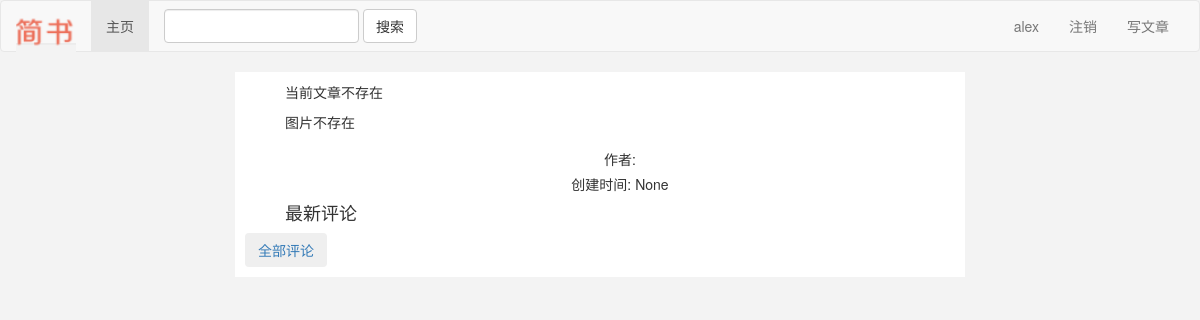
Page /jianshu/52/ (signed in) on the earlier database version.
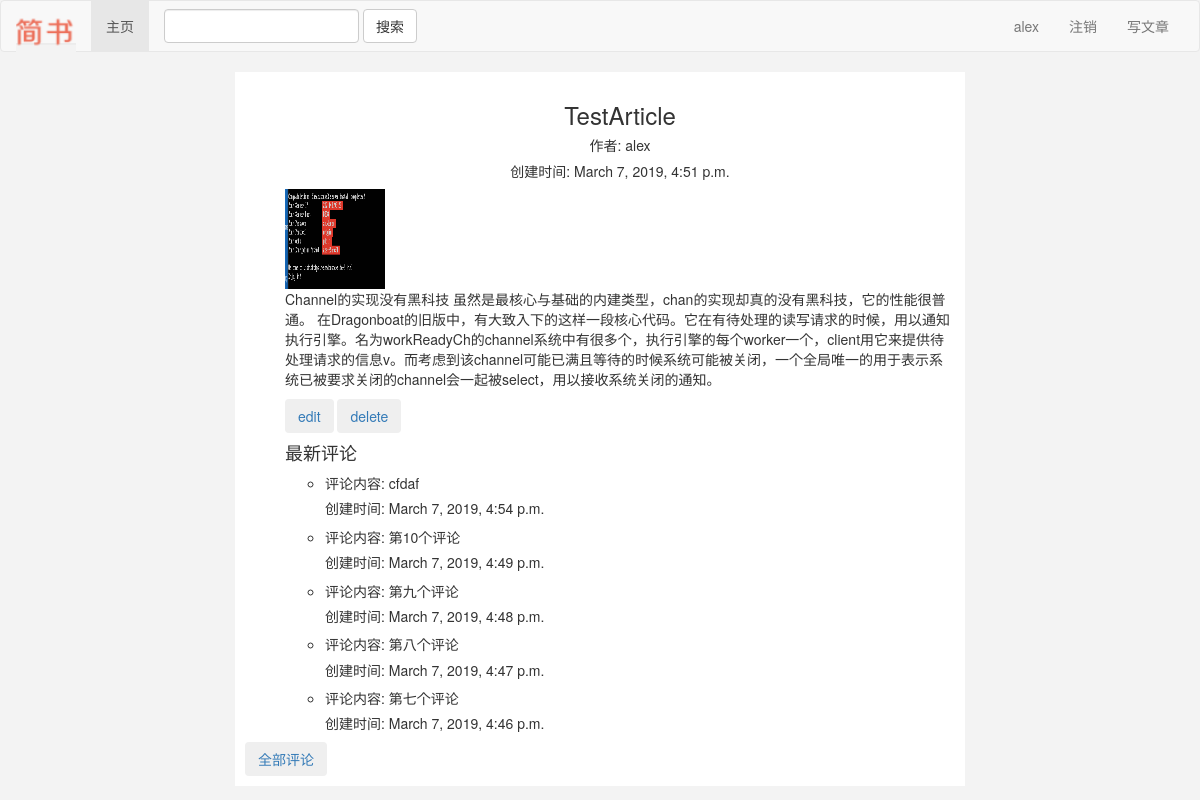
Same page on the later database version.
### jianshu/models.py (models this page shows, shortened)
class Article(models.Model):
    article_id = models.AutoField('article id', primary_key=True, unique=True)
    article_title = models.CharField('article title', max_length=20, unique=True)
    article_context = models.TextField('article context')
    article_created_time = models.DateTimeField('article created time', auto_now=True)

class ImageAlbum(models.Model):
    album_user = models.ForeignKey(User, on_delete=models.CASCADE)
    album_article = models.ForeignKey(Article, on_delete=models.CASCADE)
    album_img = models.ImageField(upload_to='upload')

class Comment(models.Model):
    article = models.ForeignKey(Article, on_delete=models.CASCADE)
    comment_context = models.TextField('comment context')
    comment_create_time = models.DateTimeField('comment created time', auto_now=True)

### jianshu/views.py (the view)
# urls.py: path('<int:article_id>/', views.article_content, name='article_content'),
def article_content(request, article_id):
    message = {}
    album = ImageAlbum()
    article = Article()
    try:
        article = Article.objects.get(article_id=article_id)
    except Article.DoesNotExist:
        message["article_not_exist"] = "当前文章不存在"
    comments = Comment.objects.filter(article=article).order_by('-comment_create_time')[:5]
    if article:
        try:
            album = ImageAlbum.objects.get(album_article=article)
            if album.album_user.username == request.user.username:
                message['edit_and_delete'] = True
        except ImageAlbum.DoesNotExist:
            message["img_error"] = "图片不存在"
    message['article'] = article
    message['comments'] = comments
    message['album'] = album
    return render(request, 'jianshu/article_content.html', message)

### jianshu/templates/jianshu/article_content.html (shortened to what this page needs)
{% extends 'jianshu/base.html' %}
{% block main %}
    <ul>
        <p>{{ article_not_exist }}</p>
        <p>{{ img_error }}</p>
        <h3 class="page-title"> {{ article.article_title }} </h3>
        <h5 class="page-title">作者: {{ album.album_user.username }} </h5>
        <h5 class="page-title">创建时间: {{ article.article_created_time }}</h5>
         {% if album.album_img %}
             <img src="/static/media/{{ album.album_img }}" alt="" height="100" width="100">
         {% endif %}
        <p>{{ article.article_context }} </p>
        {% if edit_and_delete == True %}
            <p>
                <a href="/jianshu/{{ article.article_id }}/edit/"><button class="btn">edit</button></a>
                <a href="/jianshu/{{ article.article_id }}/delete/"><button class="btn">delete</button></a>
            </p>
        {% endif %}
        <h4 class="">最新评论</h4>
        <ul class="">
            {% for comment in comments %}
                <li>
                <h5>评论内容: {{ comment.comment_context }}</h5>
                <h5>创建时间: {{ comment.comment_create_time }}</h5>
                </li>
            {% endfor %}
        </ul>
    </ul>
    <button class="btn"><a href="/jianshu/{{ article.article_id }}/comment/">全部评论</a></button>
{% endblock %}

Differences in the rows shown:
added Article: article_title "TestArticle", article_created_time "March 7, 2019, 4:51 p.m.", article_context "Channel的实现没有黑科技 虽然是最核心与基础的内建类型，chan的实现却真的没有黑科技，它的性能很普通。 在Dragonboat的旧版中，有大致入下的这样一段核心代码。它在有待处理的读写请求的时候，用以通知执行引擎。名为workReadyCh的channel系统中有很多个，执行引擎的每个worker一个，client用它来提供待处理请求的信息v。而考虑到该channel可能已满且等待的时候系统可能被关闭，一个全局唯一的用于表示系统已被要求关闭的channel会一起被select，用以接收系统关闭的通知。"
added ImageAlbum: album_user.username "alex", album_img (picture)
added Comment: comment_context "cfdaf", comment_create_time "March 7, 2019, 4:54 p.m."
added Comment: comment_context "第10个评论", comment_create_time "March 7, 2019, 4:49 p.m."
added Comment: comment_context "第九个评论", comment_create_time "March 7, 2019, 4:48 p.m."
added Comment: comment_context "第八个评论", comment_create_time "March 7, 2019, 4:47 p.m."
added Comment: comment_context "第七个评论", comment_create_time "March 7, 2019, 4:46 p.m."
Other differences:
{{ article_not_exist }}: "当前文章不存在" → (not shown)
{{ img_error }}: "图片不存在" → (not shown)
{{ article.article_created_time }}: "None" → (not shown)
text now shown: "edit delete"
